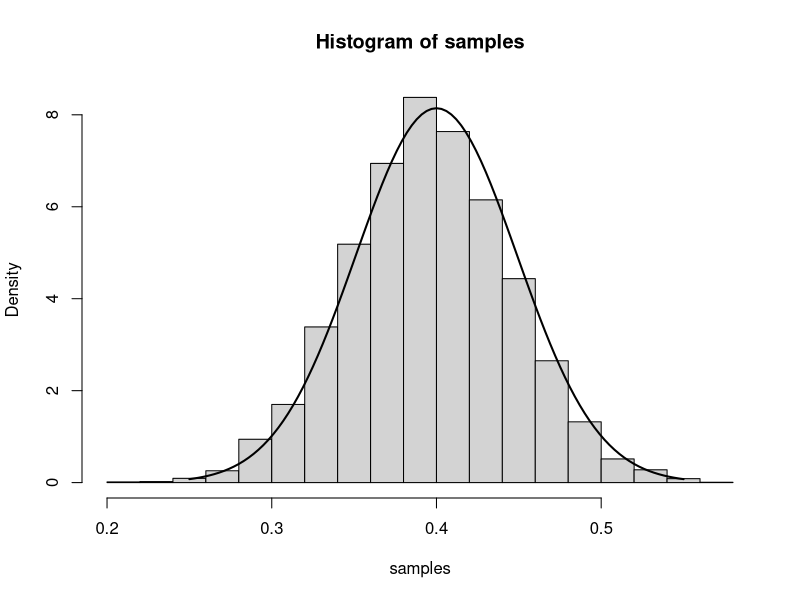
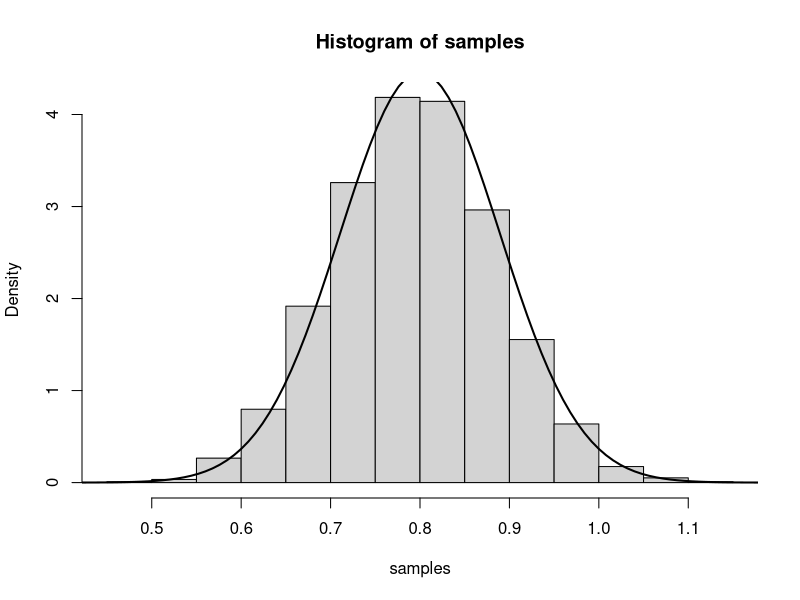

The R source for these figures, in order:
## ---- chunk 1
num.iterations         <- 7000
p.truth                <- 0.4
num.samples.per.iter   <- 100
samples                <- numeric(num.iterations)
for(iter in seq_len(num.iterations)) {
  samples[iter] <- mean(rbinom(num.samples.per.iter, 1, p.truth))
}
hist(samples, freq=F)
curve(dnorm(x, mean=p.truth,sd=sqrt((p.truth*(1-p.truth)/num.samples.per.iter) )), .25, .55, lwd=2, xlab = "", ylab = "", add = T)
## ---- chunk 2
num.iterations         <- 7000
lambda.truth           <- 0.8
num.samples.per.iter   <- 100
samples                <- numeric(num.iterations)
for(iter in seq_len(num.iterations)) {
  samples[iter] <- mean(rpois(num.samples.per.iter, lambda.truth))
}
hist(samples, freq=F)
curve(dnorm(x, mean=lambda.truth,sd=sqrt(lambda.truth/num.samples.per.iter) ), 0.4, 1.2, lwd=2, xlab = "", ylab = "", add = T)
